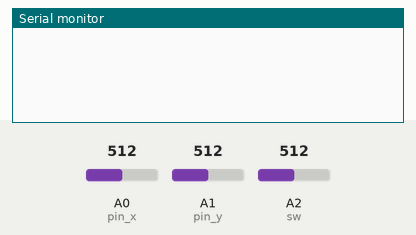
Recording of a sketch running on a simulated Arduino Uno, built with avr-gcc and run on an emulated ATmega328P. On the bench: the last lines printed to the serial monitor. The inputs (shaded band) are chosen by the test bench; at power-on: A0 (pin_x) = 512, A1 (pin_y) = 512, A2 (sw) = 512. No radio packets arrive unless stated.

Above: at 1.2 s.
1.3 s: A0 (pin_x) set to 542
At 1.42 s:
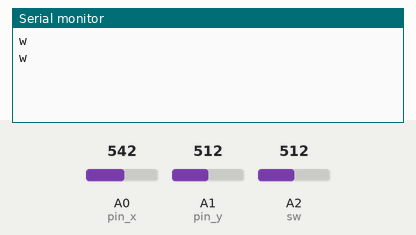
3.2 s: A1 (pin_y) set to 537
At 3.36 s:
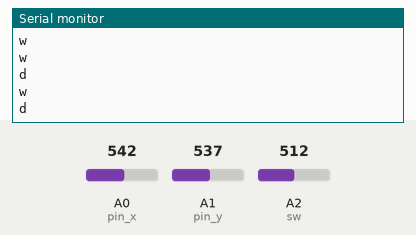

Measured:
- the behaviour switches between 525 and 526 on A0 (pin_x) (found by bisection; images 0 and 1)
- the behaviour switches between 525 and 526 on A1 (pin_y) (found by bisection; images 1 and 2)
- after the input at 1.3 s, the serial monitor: prints a new line at once (image 1)
- after the input at 3.2 s, the serial monitor: prints a new line after 0.05 s (image 2)

The sketch:

JoyStickv1.ino
```cpp
#include <nRF24L01.h>
#include <printf.h>
#include <RF24.h>
#include <RF24_config.h>
#include<SPI.h>

// ce, csn pins
RF24 radio(9, 10);
int pin_x = A0;     //set the x direction position read from digital pin A0
int pin_y = A1;
int sw = A2;
int position_x = 0;
int position_y = 0;
int sw_press = 0;


void setup(void){
  Serial.begin(9600);       // initialize serial communications at 9600 bps
  pinMode(pin_x, INPUT);
  pinMode(pin_y,INPUT); // set pin mode as INPUT
  pinMode(sw,INPUT);
  radio.begin();
  radio.setPALevel(RF24_PA_MAX);
  radio.setChannel(0x70);       //make sure the channel is same in your raspberry pi
  radio.openWritingPipe(0xF0F0F0F0E1LL);     //make sure the address is same in your raspberry pi
  radio.enableDynamicPayloads();
  radio.powerUp();
}

void read()
{
  position_x = analogRead(pin_x);   //digital read from pin_x
  position_y = analogRead(pin_y);
  sw_press = analogRead(sw);

}

void loop(void)
{
  read();


  if(position_x >509 && position_x <514 && position_y >516 && position_y <521)
  {
    const char text[] = "Stop";
    radio.write(&text,sizeof(text));
    Serial.println("f");
  }

  if(position_x >525)
  {
    const char text[] = "Forward";
    radio.write(&text,sizeof(text));
    Serial.println("w");
  }
  if(position_x<500)
  {
    const char text[] = "Backward";
    radio.write(&text,sizeof(text));
    Serial.println("s");
  }
  if((position_y>525)&&(position_x>500))
  {
    const char text[] = "Right";
    radio.write(&text,sizeof(text));
    Serial.println("d");
  }
  if((position_y<500)&&(position_x>500))
  {
    const char text[] = "Left";
    radio.write(&text,sizeof(text));
    Serial.println("a");
  }
   if(sw_press ==0)
  {
    const char text[] = "Stop";
    radio.write(&text,sizeof(text));
    Serial.println("f");
  }
  delay(100);
 }
```
